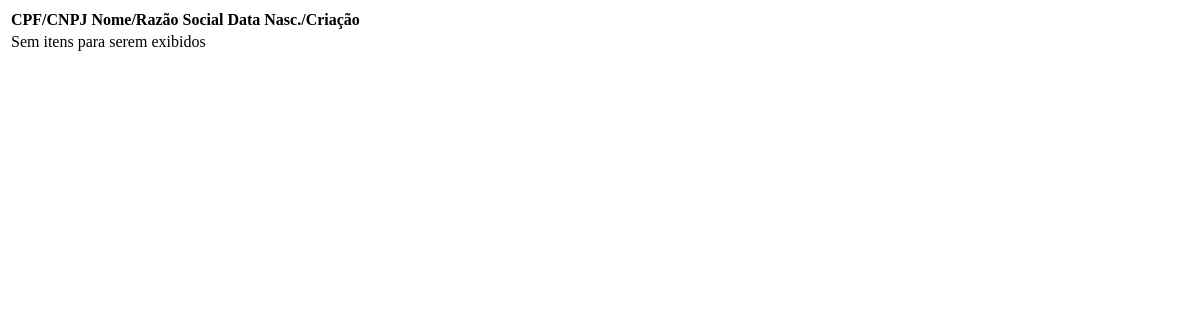
The page /tabelaclientes/ on the database as committed earlier.
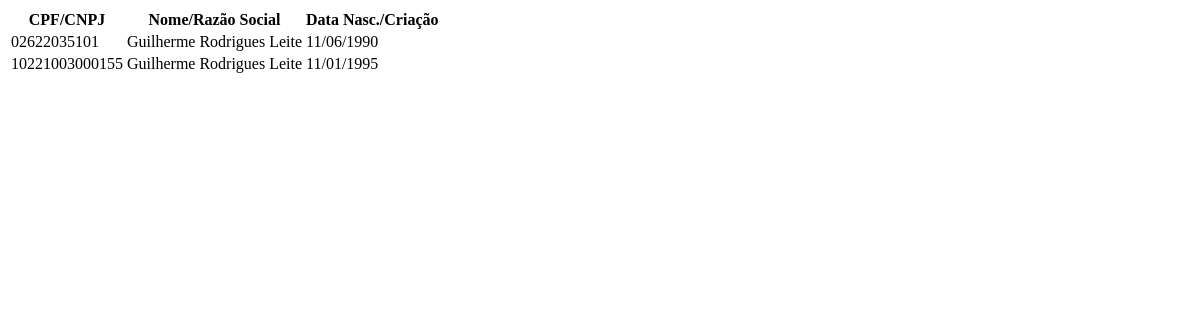
The same page on the database as committed later.
### GestaoEvento/models.py (models this page shows)
class Entidade(models.Model):
    escolha_entidade = [
        ('U', 'Usuário'),
        ('C', 'Cliente'),
        ('P', 'Prestador'),]
    nome_razao = models.CharField(max_length=200)
    data_nascimento_criacao = models.DateField(null=True)
    cpf_cnpj = models.CharField(max_length=14)
    tipo = models.CharField(max_length=1, choices=escolha_entidade, default='C')
    excluido = models.BooleanField(default=False)
    login = models.CharField(max_length=200, default='')
    senha = models.CharField(max_length=200, default='')
    descricao_servico = models.CharField(max_length=200, default='')

### GestaoEvento/views.py (the view)
# urls.py: path('tabelaclientes/', views.TabelaClientes, name='TabelaClientes'),
def TabelaClientes(request):
    clientes = Entidade.objects.filter(tipo='C')
    return render(
        request,
        'Cliente/Tabela.html',
        {
            'clientes': clientes
        }
    )

### GestaoEvento/templates/Cliente/Tabela.html (shortened to what this page needs)
<table class="table">
    <thead>
        <tr>
            <th class="text-center">CPF/CNPJ</th>
            <th class="text-center">Nome/Razão Social</th>
            <th class="text-center">Data Nasc./Criação</th>
        </tr>
    </thead>
    <tbody>
        {% if clientes|length == 0 %}
        <tr>
            <td class="text-center" colspan="10">
                Sem itens para serem exibidos
            </td>
        </tr>
        {% else %}
            {% for cliente in clientes %}
            <tr>
                <td class="text-center">
                    {% if cliente.cpf_cnpj|length == 11%}
                    <span class="mask-cpf" >
                        {{ cliente.cpf_cnpj }}
                    </span>
                    {% else %}
                    <span class="mask-cnpj" >
                        {{ cliente.cpf_cnpj }}
                    </span>
                    {% endif %}
                </td>
                <td class="text-center">
                    {{ cliente.nome_razao }}
                </td>
                <td class="text-center">
                    {{ cliente.data_nascimento_criacao|date:"d/m/Y" }}
                </td>
            </tr>
            {% endfor %}
        {% endif %}
    </tbody>
</table>

Rows that differ between the two databases and show on the page:
added Entidade: cpf_cnpj "02622035101", nome_razao "Guilherme Rodrigues Leite", data_nascimento_criacao "11/06/1990"
added Entidade: cpf_cnpj "10221003000155", nome_razao "Guilherme Rodrigues Leite", data_nascimento_criacao "11/01/1995"
Other text that changed with them:
text no longer shown: "Sem itens para serem exibidos"
